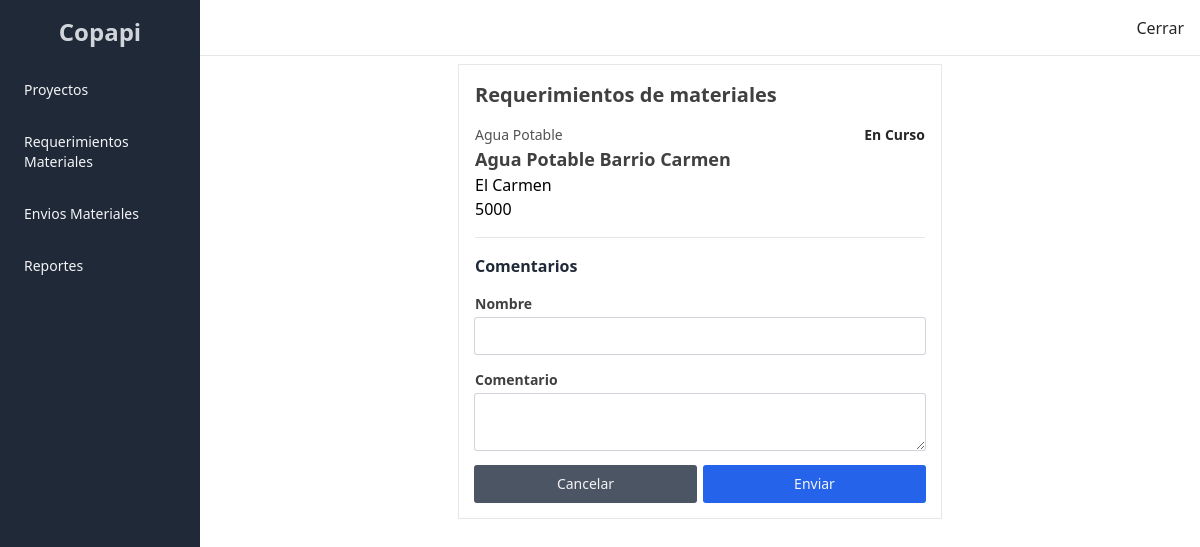
The app's page /proyecto/comment/8/ with its own data.
### proyecto/models.py (models this page shows, shortened)
class Proyecto(models.Model):
    tipo = models.ForeignKey(TipoProyecto, related_name='proyectos', on_delete=models.CASCADE)
    nombre = models.CharField(max_length=200, verbose_name='Nombre')
    fecha_inicio = models.DateField(verbose_name='Fecha Inicio')
    fecha_fin = models.DateField(verbose_name='Fecha Fin')
    estado = models.PositiveIntegerField(choices=ESTADOS, verbose_name='estado')
    barrio = models.ForeignKey(Barrio, null=True, blank=True, related_name='proyectos', on_delete=models.CASCADE)
    empleados = models.ManyToManyField('transporte.Persona', related_name='proyectos')

class TipoProyecto(models.Model):
    nombre = models.CharField(max_length=200, verbose_name='Nombre')
    descripcion = models.TextField(blank=True, null=True, verbose_name='Descripcion')

class Barrio(models.Model):
    nombre = models.CharField(max_length=200, verbose_name='Nombre')
    servicio_agua = models.BooleanField(default=False, verbose_name='Servicio Agua')
    servicio_alcantarillado = models.BooleanField(default=False, verbose_name='Servicio Alcantarillado')
    poblacion = models.IntegerField(verbose_name='Poblacion')
    area = models.FloatField(verbose_name='Area')

### proyecto/views.py (the view, shortened to what this page needs)
# urls.py: path('comment/<int:pk>/', comment_view, name='proyecto-comment'),
def comment_view(request: HttpRequest, pk: int):
    proyecto = get_object_or_404(Proyecto, pk=pk)
    form = CommentForm()
    context = {
        'object': proyecto,
        'form': form
    }
    return render(request, 'comentarios.html', context)

### proyecto/forms.py
class CommentForm(forms.Form):
    nombre = forms.CharField(label='Nombre', max_length=200)
    comentario = forms.CharField(label='Comentario', widget=forms.Textarea(attrs={'rows': 2, 'cols': 10}))

### proyecto/templatetags/formclss.py (called while the page is built)
@register.filter(name='addclss')
def addclss(field, clss):
    return field.as_widget(attrs={'class': clss})

### templates/comentarios.html (shortened to what this page needs)
{% extends 'index.html' %}
{% load formclss %}
{% block content %}
<section class="mx-auto w-1/2 border p-4 flex flex-col gap-4">
    <h3 class="text-xl font-semibold text-neutral-700">Requerimientos de materiales</h3>
    <div class="flex justify-between border-b pb-4">
        <div class="flex flex-col">
            <span class="text-sm font-normal text-neutral-600">{{ object.tipo.nombre }}</span>
            <h3 class="text-lg font-semibold text-neutral-700">{{ object.nombre }}</h3>
            <p>{{ object.barrio.nombre }}</p>
            <p class="flex gap-1 items-center">{{ object.barrio.poblacion }} </p>
        </div>
        <p class="text-sm font-semibold text-neutral-800">{{ object.get_estado_display }}</p>
    </div>
    <form action="." class="flex flex-col gap-4" method="post">{% csrf_token %}
        <section class="flex flex-col gap-2">
            <h6 class="text-base font-bold text-gray-800">Comentarios</h6>
        </section>
        <label class="flex flex-col gap-1">
            <span class="text-sm font-semibold text-neutral-700">{{ form.nombre.label }}</span>
            {{ form.nombre|addclss:"input-primary" }}
        </label>
        <label class="flex flex-col gap-1">
            <span class="text-sm font-semibold text-neutral-700">{{ form.comentario.label }}</span>
            {{ form.comentario|addclss:"input-primary" }}
        </label>
        <div class="flex gap-2 items-center">
            <a href="{% url 'proyectos' %}" class="flex-1 btn btn-secondary">
                Cancelar
            </a>
            <button type="submit" class="flex-1 btn btn-primary">
                Enviar
            </button>
        </div>
    </form>
</section>
{% endblock %}

### records on screen
Proyecto: tipo.nombre "Agua Potable", nombre "Agua Potable Barrio Carmen", barrio.nombre "El Carmen", barrio.poblacion "5000", estado "En Curso"
